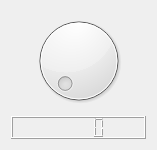
<?xml version="1.0" encoding="UTF-8"?>
<ui version="4.0">
 <class>DialDialog</class>
 <widget class="QDialog" name="DialDialog">
  <property name="geometry">
   <rect>
    <x>0</x>
    <y>0</y>
    <width>157</width>
    <height>150</height>
   </rect>
  </property>
  <property name="windowTitle">
   <string>Dialog</string>
  </property>
  <layout class="QVBoxLayout" name="verticalLayout">
   <item>
    <widget class="QDial" name="dial"/>
   </item>
   <item>
    <widget class="QLCDNumber" name="lcdNumber"/>
   </item>
  </layout>
 </widget>
 <resources/>
 <connections/>
</ui>
